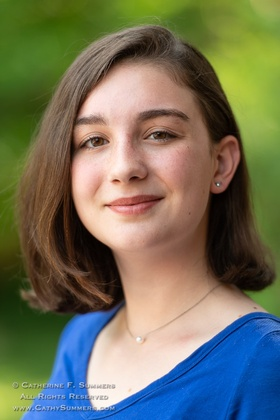
%> input picture pre_transform_image/sample1.jpg, 280 x 420 px, shrunk from 600 x 900 before the run
$ octave --eval "result = detect_noise_type('../pre_transform_image/sample1.jpg');"   (GNU Octave 9; MATLAB toolbox functions it lacks are replaced by stand-ins)
%> lines starting %> are read from the running program, lines starting %| are printed output that depends on the picture
function out = detect_noise_type(imgPath)
%> called with imgPath = '../pre_transform_image/sample1.jpg'
    % Initialize output to prevent "not assigned" error
    out = 'none';

    try
        % -----------------------------------------------------------
        % READ IMAGE
        % -----------------------------------------------------------
        img = imread(imgPath);
%> img is the input picture: size 420x280x3 uint8; mean R, G, B 112, 113.4, 92.5

        % Convert to grayscale double
        if size(img,3) == 3
            img = rgb2gray(img);
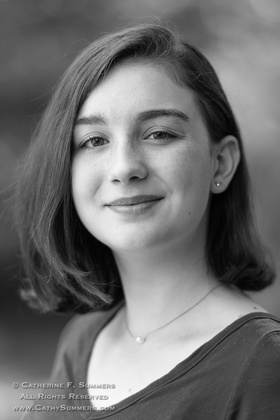
%> img: size 420x280 uint8; min 0, max 254, mean 110.6
        end
        img = im2double(img);
%> img: size 420x280 double

        % ===========================================================
        % THEORY-BASED NOISE DETECTION
        % ===========================================================

        % Extract noise by subtracting smoothed version
        smoothed = imgaussfilt(img, 1.5);
        noise = img - smoothed;
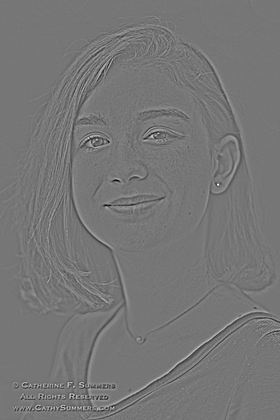
%> noise: size 420x280 double; min -0.319, max 0.367, mean 2.21e-06; drawn with min black and max white

        % ===========================================================
        % 1. SALT & PEPPER DETECTION (Impulse Noise)
        % ===========================================================
        % Characteristics: Random black (0) and white (1) pixels

        % Count extreme pixels
        blackPixels = sum(img(:) < 0.05);
%> blackPixels = 3259
        whitePixels = sum(img(:) > 0.95);
%> whitePixels = 515
        extremeRatio = (blackPixels + whitePixels) / numel(img);
%> extremeRatio = 0.0321

        % Median filter response (median kills impulses)
        medFiltered = medfilt2(img, [3 3]);
        medDiff = abs(img - medFiltered);
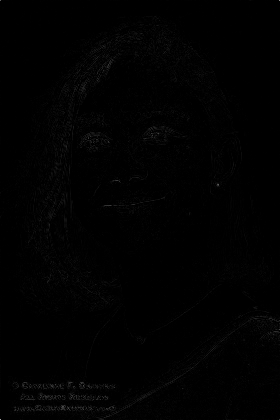
%> medDiff: size 420x280 double; min 0, max 0.671, mean 0.00629
        impulsePixels = sum(medDiff(:) > 0.3);
%> impulsePixels = 5
        impulseRatio = impulsePixels / numel(img);
%> impulseRatio = 4.25e-05

        % S&P detection (requires BOTH extreme pixels AND impulse response)
        isSaltPepper = (extremeRatio > 0.01) && (impulseRatio > 0.01);
%> isSaltPepper = false

        % ===========================================================
        % 2. GAUSSIAN NOISE DETECTION (Additive White Gaussian Noise)
        % ===========================================================
        % Characteristics: Normal distribution, bell-shaped histogram

        % Histogram of noise residual
        [counts, edges] = histcounts(noise(:), 50);
%> counts = 50 values, max 65051 at index 24, min 0 at index 44, mean 2352; edges = 51 values from -0.319 to 0.367
        counts = counts / sum(counts);
%> counts = 50 values, max 0.553 at index 24, min 0 at index 44, mean 0.02

        % Find peak
        [peakVal, peakIdx] = max(counts);
%> peakVal = 0.553; peakIdx = 24

        % Check if peak is centered
        isCentered = (peakIdx > 20) && (peakIdx < 30);
%> isCentered = true

        % Check bell shape (peak >> edges)
        edgeVal = mean([counts(1:3), counts(end-2:end)]);
%> edgeVal = 5.67e-06
        peakRatio = peakVal / (edgeVal + 0.001);
%> peakRatio = 550
        isBellShaped = peakRatio > 3.0;
%> isBellShaped = true

        % Statistical moments
        noiseKurt = kurtosis(noise(:));
%> noiseKurt = 18.44
        noiseSkew = abs(skewness(noise(:)));
%> noiseSkew = 0.321

        % Gaussian has kurtosis ≈ 3, skewness ≈ 0
        isGaussianMoments = (abs(noiseKurt - 3) < 1.0) && (noiseSkew < 0.5);
%> isGaussianMoments = false

        % Combined Gaussian test
        isGaussian = isCentered && isBellShaped && isGaussianMoments && ~isSaltPepper;
%> isGaussian = false

        % ===========================================================
        % 3. SPECKLE NOISE DETECTION (Multiplicative Noise)
        % ===========================================================
        % Characteristics:
        % - Multiplicative: I_noisy = I_clean * (1 + n)
        % - Variance proportional to signal intensity
        % - NOT present in dark regions

        % Divide image into patches and analyze local statistics
        patchSize = 16;
        [h, w] = size(img);
%> h = 420; w = 280

        localMeans = [];
        localStds = [];

        for i = 1:patchSize:h-patchSize+1
            for j = 1:patchSize:w-patchSize+1
                patch = img(i:i+patchSize-1, j:j+patchSize-1);
                patchMean = mean(patch(:));
                patchStd = std(patch(:));

                % Only consider bright patches (speckle doesn't affect dark areas)
                if patchMean > 0.2
                    localMeans = [localMeans; patchMean];
                    localStds = [localStds; patchStd];
                end
            end
        end
%> after the loop, localMeans = 395 values, max 0.939 at index 351, min 0.202 at index 296, mean 0.472; localStds = 395 values, max 0.324 at index 228, min 0.00345 at index 18, mean 0.069

        isSpeckle = false;
        if length(localMeans) >= 5
            % For multiplicative noise: std ∝ mean (strong linear relationship)
            correlation = corrcoef(localMeans, localStds);
%> correlation = [1 0.0288; 0.0288 1]
            stdMeanCorr = abs(correlation(1,2));
%> stdMeanCorr = 0.0288

            % Linear fit
            p = polyfit(localMeans, localStds, 1);
%> p = [0.00959 0.0645]
            slope = p(1);
%> slope = 0.00959

            % Coefficient of Variation should be roughly constant
            CV = localStds ./ (localMeans + eps);
%> CV = 395 values, max 1.12 at index 228, min 0.00856 at index 351, mean 0.168
            meanCV = mean(CV);
%> meanCV = 0.168
            stdCV = std(CV);
%> stdCV = 0.173
            cvConsistency = stdCV / (meanCV + eps);
%> cvConsistency = 1.03

            % Speckle criteria:
            % 1. Strong correlation (> 0.7) between std and mean
            % 2. Positive slope (std increases with intensity)
            % 3. Consistent CV across patches
            hasStrongCorr = stdMeanCorr > 0.7;
%> hasStrongCorr = false
            hasPositiveSlope = slope > 0.1;
%> hasPositiveSlope = false
            hasConsistentCV = cvConsistency < 0.5 && meanCV > 0.15 && meanCV < 0.40;
%> hasConsistentCV = false

            isSpeckle = hasStrongCorr && hasPositiveSlope && hasConsistentCV && ~isSaltPepper;
%> isSpeckle = false
        end

        % ===========================================================
        % 4. UNIFORM NOISE DETECTION (Uniform Distribution)
        % ===========================================================
        % Characteristics: Flat rectangular distribution

        % Histogram flatness
        histStd = std(counts);
%> histStd = 0.0819
        isFlat = histStd < 0.012;
%> isFlat = false

        % Kurtosis (uniform has kurtosis ≈ 1.8, much lower than Gaussian's 3)
        isLowKurt = noiseKurt < 2.2;
%> isLowKurt = false

        % Wide plateau in histogram
        threshold = max(counts) * 0.4;
%> threshold = 0.221
        plateauBins = sum(counts > threshold);
%> plateauBins = 1
        hasWidePlateau = plateauBins > 12;
%> hasWidePlateau = false

        % Combined uniform test
        isUniform = isFlat && isLowKurt && hasWidePlateau && ~isSaltPepper && ~isSpeckle;
%> isUniform = false

        % ===========================================================
        % FINAL DECISION
        % ===========================================================
        % Priority: Salt&Pepper > Speckle > Gaussian > Uniform
        if isSaltPepper
            out = 'salt_pepper';
        elseif isSpeckle
            out = 'speckle';
        elseif isGaussian
            out = 'gaussian';
        elseif isUniform
            out = 'uniform';
        else
            out = 'none';
        end

    catch ME
        disp("ERROR in detect_noise_type:");
        disp(getReport(ME));
        out = 'none';
    end
end
